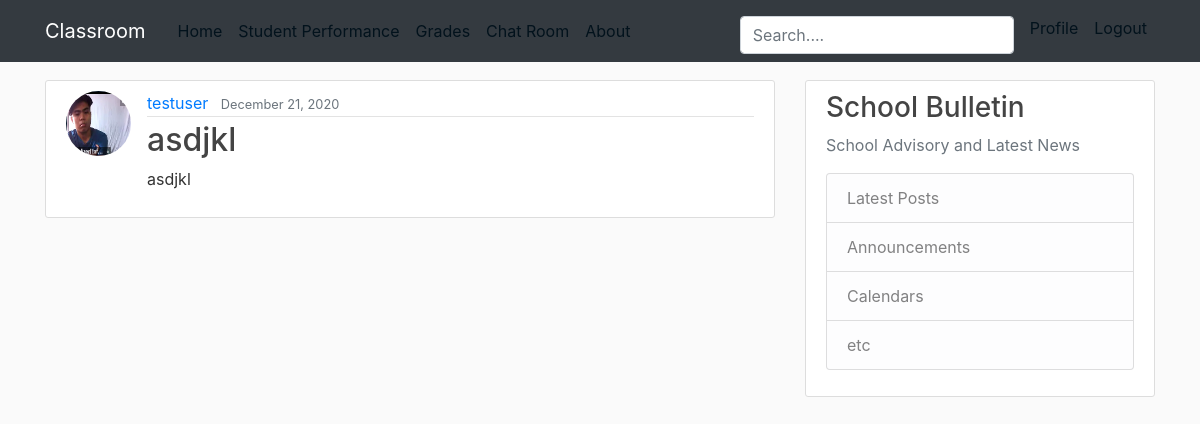
Page /post/4 (signed in) on the committed database.
### blog/models.py (models this page shows, shortened)
class Post(models.Model):
    title = models.CharField(max_length=100)
    content = models.TextField()
    date_posted = models.DateTimeField(default=timezone.now)
    author = models.ForeignKey(User, on_delete=models.CASCADE)

### users/models.py (models this page shows, shortened)
class Profile(models.Model):
    user = models.OneToOneField(User, on_delete=models.CASCADE)
    image = models.ImageField(default='default.jpg', upload_to='profile_pics')

### blog/views.py (the view)
# urls.py: path('post/<int:pk>', PostDetailView.as_view(),name='post-detail'),
class PostDetailView(DetailView):
    model = Post

### blog/templates/blog/post_detail.html
{% extends "blog/base.html"%}
{% block content %}
 <article class="media content-section">
     <image class="rounded-circle article-img" src="{{ object.author.profile.image.url }}">
        <div class="media-body">
            <div class="article-metadata">
            <a class="mr-2" href="#">{{ object.author }}</a>
            <small class="text-muted">{{ object.date_posted|date:"F d, Y" }}</small>
            </div>
            <h2 class="article-title" href="{% url 'post-detail' post.id%}">{{ object.title }} </h2>
            <p class="articlej-content">{{ object.content }}</p>
        </div>
</article>
{% endblock content%}

### blog/static/blog/main.css (style rules this page uses)
body { background: #fafafa; color: #333333; margin-top: 5rem; }
h1, h2, h3, h4, h5, h6 { color: #444444; }
.content-section { background: #ffffff; padding: 10px 20px; border: 1px solid #dddddd; border-radius: 3px; margin-bottom: 20px; }
.article-title { color: #444444; }
.article-img { height: 65px; width: 65px; margin-right: 16px; }
.article-metadata { padding-bottom: 1px; margin-bottom: 4px; border-bottom: 1px solid #e3e3e3 }

### rows in the picture
Post: author.profile.image (placeholder picture), author "testuser", date_posted "December 21, 2020", title "asdjkl", content "asdjkl"
